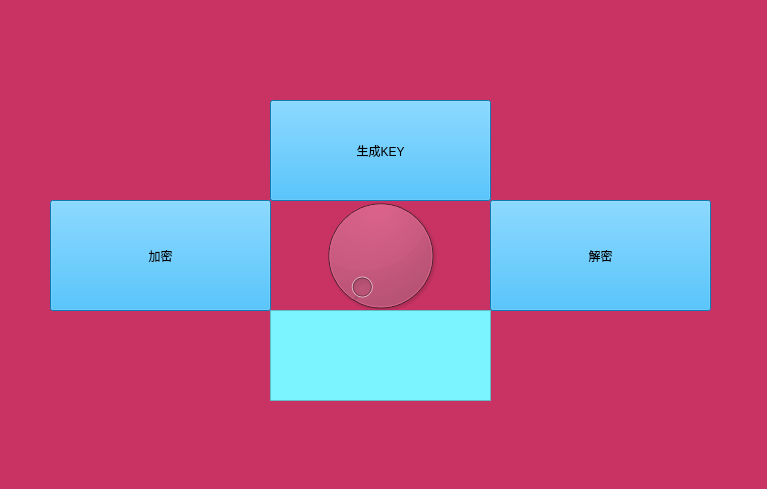
<?xml version="1.0" encoding="UTF-8"?>
<ui version="4.0">
 <class>AesForm</class>
 <widget class="QWidget" name="AesForm">
  <property name="geometry">
   <rect>
    <x>0</x>
    <y>0</y>
    <width>767</width>
    <height>489</height>
   </rect>
  </property>
  <property name="windowTitle">
   <string>Form</string>
  </property>
  <property name="styleSheet">
   <string notr="true">background-color: rgb(200, 51, 99);</string>
  </property>
  <widget class="QPushButton" name="btnAes">
   <property name="geometry">
    <rect>
     <x>50</x>
     <y>200</y>
     <width>221</width>
     <height>111</height>
    </rect>
   </property>
   <property name="styleSheet">
    <string notr="true">background-color: rgb(17, 172, 255);
font: 24pt &quot;微软雅黑&quot;;</string>
   </property>
   <property name="text">
    <string>加密</string>
   </property>
  </widget>
  <widget class="QPushButton" name="btnKey">
   <property name="geometry">
    <rect>
     <x>270</x>
     <y>100</y>
     <width>221</width>
     <height>101</height>
    </rect>
   </property>
   <property name="whatsThis">
    <string>&lt;html&gt;&lt;head/&gt;&lt;body&gt;&lt;p align=&quot;center&quot;&gt;&lt;span style=&quot; font-size:14pt;&quot;&gt;生成KEY&lt;/span&gt;&lt;/p&gt;&lt;/body&gt;&lt;/html&gt;</string>
   </property>
   <property name="styleSheet">
    <string notr="true">background-color: rgb(17, 172, 255);
font: 26pt &quot;微软雅黑&quot;;</string>
   </property>
   <property name="text">
    <string>生成KEY</string>
   </property>
  </widget>
  <widget class="QPushButton" name="btnDes">
   <property name="geometry">
    <rect>
     <x>490</x>
     <y>200</y>
     <width>221</width>
     <height>111</height>
    </rect>
   </property>
   <property name="styleSheet">
    <string notr="true">background-color: rgb(17, 172, 255);
font: 24pt &quot;微软雅黑&quot;;</string>
   </property>
   <property name="text">
    <string>解密</string>
   </property>
  </widget>
  <widget class="QDial" name="dial">
   <property name="geometry">
    <rect>
     <x>300</x>
     <y>190</y>
     <width>161</width>
     <height>131</height>
    </rect>
   </property>
  </widget>
  <widget class="QTextEdit" name="edtKey">
   <property name="geometry">
    <rect>
     <x>270</x>
     <y>310</y>
     <width>221</width>
     <height>91</height>
    </rect>
   </property>
   <property name="styleSheet">
    <string notr="true">background-color: rgb(123, 244, 255);
font: 22pt &quot;微软雅黑&quot;;</string>
   </property>
  </widget>
 </widget>
 <resources/>
 <connections/>
</ui>
